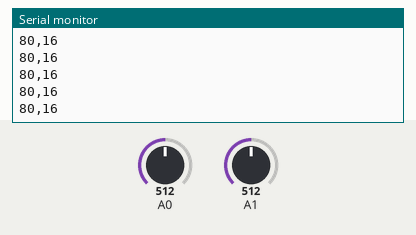
A sketch run on a simulated Arduino Uno, built with avr-gcc and run on an emulated ATmega328P. Shown: the last lines printed to the serial monitor. The test bench sets the inputs (shaded band); at power-on: A0 = 512, A1 = 512.

Above: at 1.2 s.
1.3 s: A0 set to 716
At 1.31 s:
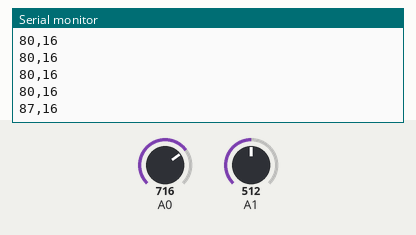
2.8 s: A1 set to 716
At 2.82 s:
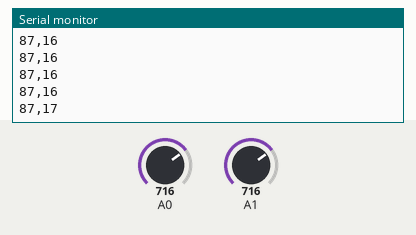
4.3 s: A0 set to 900
At 4.33 s:
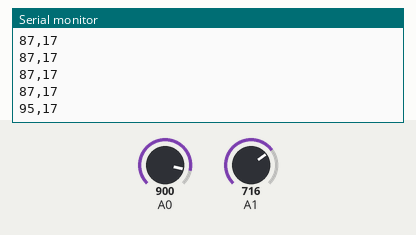
5.8 s: A1 set to 900
At 5.84 s:
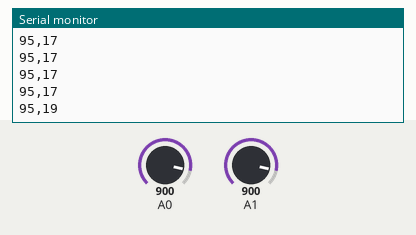
Timing chart, 0 to 8.3 s (numbered marks = the images above; inputs shaded):
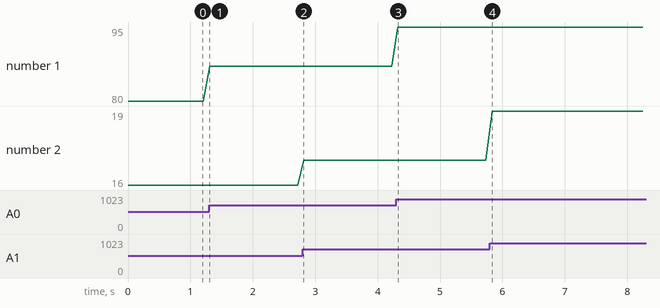

Measured:
- after the input at 1.3 s, the serial monitor: prints a new line at once (image 1)
- after the input at 2.8 s, the serial monitor: prints a new line at once (image 2)
- after the input at 4.3 s, the serial monitor: prints a new line at once (image 3)
- after the input at 5.8 s, the serial monitor: prints a new line at once (image 4)
- plotted number 1: 80 → 87 after the input at 1.3 s, 87 → 95 after the input at 4.3 s
- plotted number 2: 16 → 17 after the input at 2.8 s, 17 → 19 after the input at 5.8 s

The sketch:

health_sensor.ino
```cpp
void setup() {
  Serial.begin(9600);
}

void loop() {
  int hrValue = analogRead(A0);
  int brValue = analogRead(A1);

  int hr = map(hrValue, 0, 1023, 60, 100);
  int br = map(brValue, 0, 1023, 12, 20);

  Serial.print(hr);
  Serial.print(",");
  Serial.println(br);

  delay(100);
}
```
